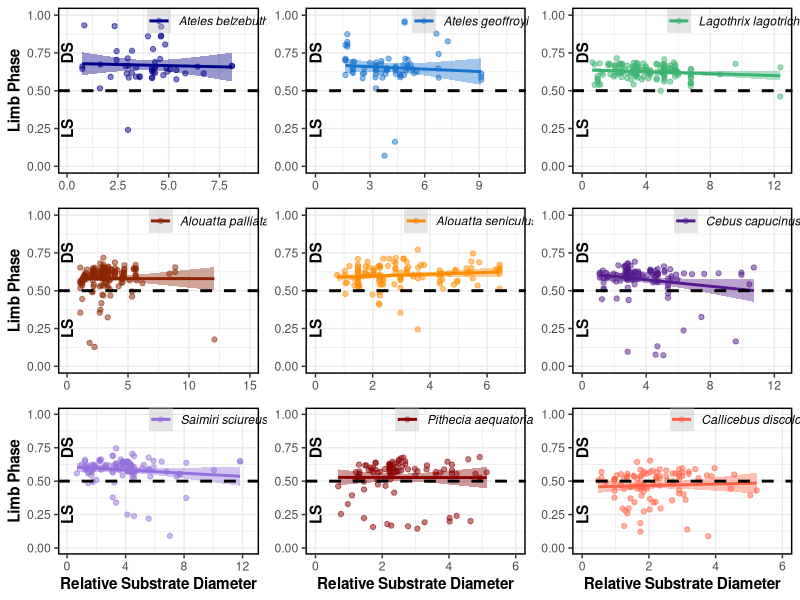
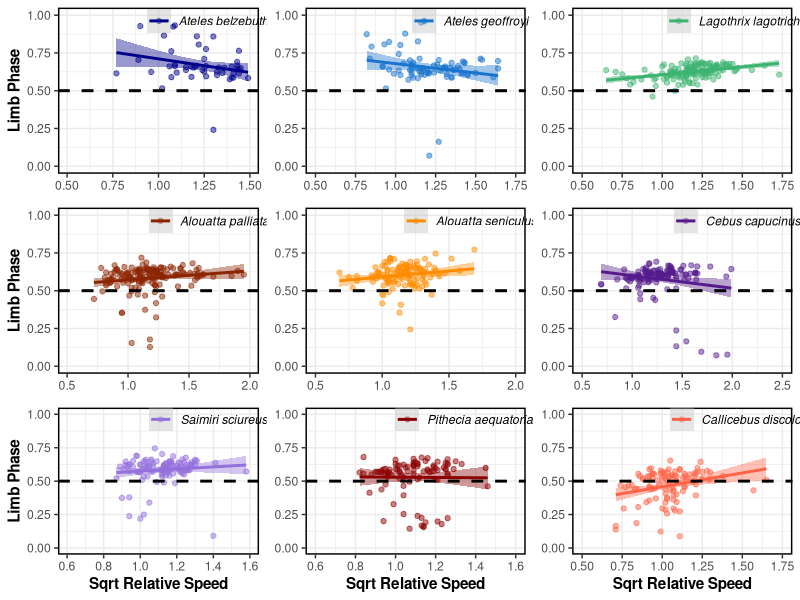
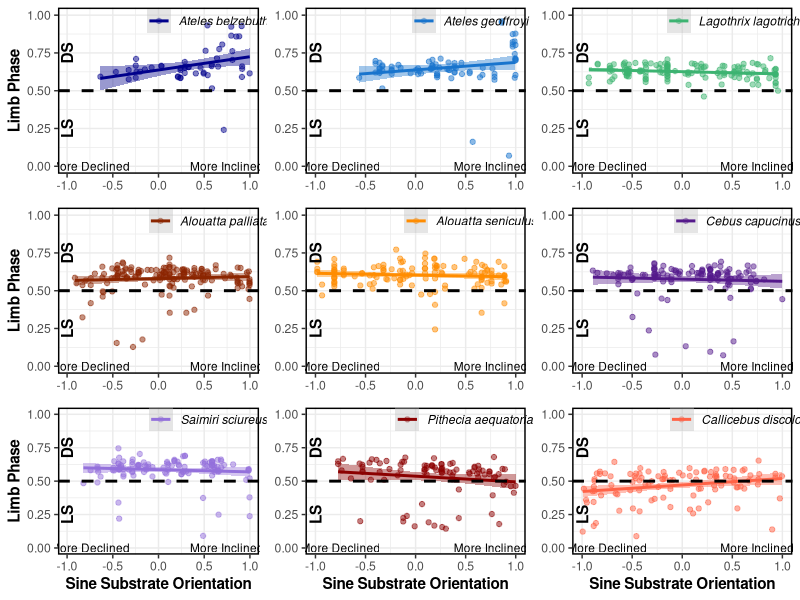
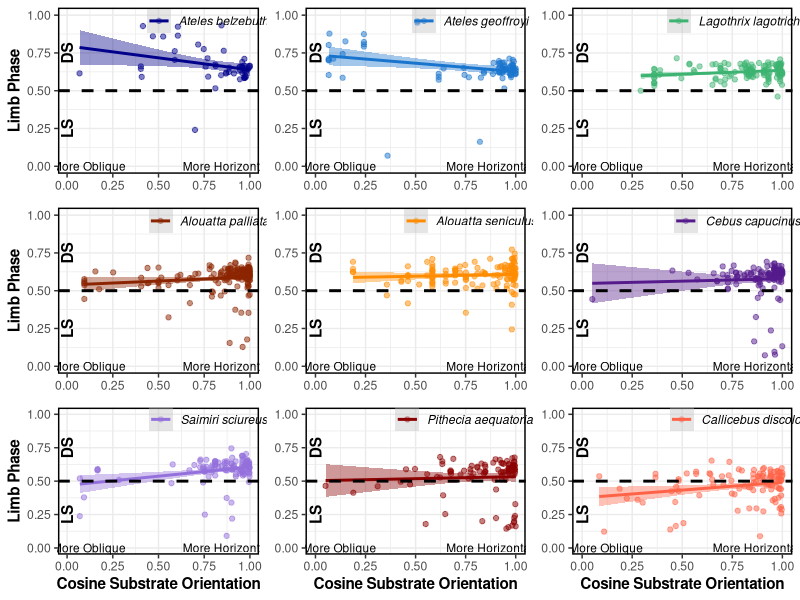

Generate these figures, in order, with R:
library(tidyverse)
library(cowplot)

d<-read_csv("data.csv")
head(d)

#creating plots for relative substrate diameter
p1<-ggplot(subset(d, Species %in% "Alouatta palliata"), 
  aes(x = scaled_Diam, y = MeanLphsMS)) +scale_color_manual(values="orangered4")+
  geom_point(aes(color=Species), alpha=.5)+geom_smooth(method="lm",formula=y~x, aes(color=Species), fill="orangered4")+
  labs(y= "Limb Phase", x = "Relative Substrate Diameter")+ylim(0.00, 1.00)+xlim(0.0,15.0)+
  geom_hline(yintercept=.5, linetype="dashed", size=1)+
  annotate(geom = "text", x = 0, y = .75, label = "DS", color = "black", angle = 90, fontface=2)+
  annotate(geom = "text", x = 0, y = .25, label = "LS", color = "black", angle = 90, fontface=2)+
  theme(axis.title.x=element_blank(),legend.position=c(.75,.92),
  legend.title=element_blank(), legend.background = element_rect(fill=NA),legend.text=element_text(face="italic"))+
  guides(color=guide_legend(override.aes=list(fill="gray")))
p1<-p1+theme(panel.background = element_blank(), panel.border = element_rect(colour = "black", fill=NA, size=1),
             panel.grid=element_line("gray92"), axis.title.y=element_text(face="bold"))

p2<-ggplot(subset(d, Species %in% "Alouatta seniculus"), 
  aes(x = scaled_Diam, y = MeanLphsMS)) +scale_color_manual(values="darkorange")+
  geom_point(aes(color=Species), alpha=.5)+geom_smooth(method="lm",formula=y~x, aes(color=Species), fill="darkorange")+
  labs(y= "Limb Phase", x = "Relative Substrate Diameter")+ylim(0.00, 1.00)+xlim(0.0,7.0)+
  geom_hline(yintercept=.5, linetype="dashed", size=1)+
  annotate(geom = "text", x = 0, y = .75, label = "DS", color = "black", angle = 90, fontface=2)+
  annotate(geom = "text", x = 0, y = .25, label = "LS", color = "black", angle = 90, fontface=2)+
  theme(axis.title.x=element_blank(), axis.title.y=element_blank(),legend.position=c(.75,.92),
  legend.title=element_blank(), legend.background = element_rect(fill=NA),legend.text=element_text(face="italic"))+
  guides(color=guide_legend(override.aes=list(fill="gray")))
p2<-p2+theme(panel.background = element_blank(), panel.border = element_rect(colour = "black", fill=NA, size=1),
             panel.grid=element_line("gray92"))

p3<-ggplot(subset(d, Species %in% "Ateles belzebuth"), 
  aes(x = scaled_Diam, y = MeanLphsMS)) +scale_color_manual(values="darkblue")+
  geom_point(aes(color=Species), alpha=.5)+geom_smooth(method="lm",formula=y~x, aes(color=Species), fill="darkblue")+
  labs(y= "Limb Phase", x = "Relative Substrate Diameter")+ylim(0.00, 1.00)+xlim(0.0,9.0)+
  geom_hline(yintercept=.5, linetype="dashed", size=1)+
  annotate(geom = "text", x = 0, y = .75, label = "DS", color = "black", angle = 90, fontface=2)+
  annotate(geom = "text", x = 0, y = .25, label = "LS", color = "black", angle = 90, fontface=2)+
  theme(axis.title.x=element_blank(),legend.position=c(.75,.92),
  legend.title=element_blank(), legend.background = element_rect(fill=NA),legend.text=element_text(face="italic"))+
  guides(color=guide_legend(override.aes=list(fill="gray")))
p3<-p3+theme(panel.background = element_blank(), panel.border = element_rect(colour = "black", fill=NA, size=1),
             panel.grid=element_line("gray92"), axis.title.y=element_text(face="bold"))

p4<-ggplot(subset(d, Species %in% "Ateles geoffroyi"), 
  aes(x = scaled_Diam, y = MeanLphsMS)) +scale_color_manual(values="dodgerblue3")+
  geom_point(aes(color=Species), alpha=.5)+geom_smooth(method="lm",formula=y~x,aes(color=Species), fill="dodgerblue3")+
  labs(y= "Limb Phase", x = "Relative Substrate Diameter")+ylim(0.00, 1.00)+xlim(0.0,11.0)+
  geom_hline(yintercept=.5, linetype="dashed", size=1)+
  annotate(geom = "text", x = 0, y = .75, label = "DS", color = "black", angle = 90, fontface=2)+
  annotate(geom = "text", x = 0, y = .25, label = "LS", color = "black", angle = 90, fontface=2)+
  theme(axis.title.x=element_blank(), axis.title.y=element_blank(),legend.position=c(.75,.92),
  legend.title=element_blank(), legend.background = element_rect(fill=NA),legend.text=element_text(face="italic"))+
  guides(color=guide_legend(override.aes=list(fill="gray")))
p4<-p4+theme(panel.background = element_blank(), panel.border = element_rect(colour = "black", fill=NA, size=1),
             panel.grid=element_line("gray92"))

p5<-ggplot(subset(d, Species %in% "Callicebus discolor"), 
  aes(x = scaled_Diam, y = MeanLphsMS)) +scale_color_manual(values="tomato")+
  geom_point(aes(color=Species), alpha=.5)+geom_smooth(method="lm",formula=y~x, aes(color=Species), fill="tomato")+
  labs(y= "Limb Phase", x = "Relative Substrate Diameter")+ylim(0.00, 1.00)+xlim(0.0,6.0)+
  geom_hline(yintercept=.5, linetype="dashed", size=1)+
  annotate(geom = "text", x = 0, y = .75, label = "DS", color = "black", angle = 90, fontface=2)+
  annotate(geom = "text", x = 0, y = .25, label = "LS", color = "black", angle = 90, fontface=2)+
  theme(axis.title.y=element_blank(),legend.position=c(.75,.92),
  legend.title=element_blank(), legend.background = element_rect(fill=NA),legend.text=element_text(face="italic"))+
  guides(color=guide_legend(override.aes=list(fill="gray")))
p5<-p5+theme(panel.background = element_blank(), panel.border = element_rect(colour = "black", fill=NA, size=1),
             panel.grid=element_line("gray92"),axis.title.x=element_text(face="bold"))

p6<-ggplot(subset(d, Species %in% "Cebus capucinus"), 
  aes(x = scaled_Diam, y = MeanLphsMS)) +scale_color_manual(values="purple4")+
  geom_point(aes(color=Species), alpha=.5)+geom_smooth(method="lm",formula=y~x, aes(color=Species), fill="purple4")+
  labs(y= "Limb Phase", x = "Relative Substrate Diameter")+ylim(0.00, 1.00)+xlim(0.0,12.5)+
  geom_hline(yintercept=.5, linetype="dashed", size=1)+
  annotate(geom = "text", x = 0, y = .75, label = "DS", color = "black", angle = 90, fontface=2)+
  annotate(geom = "text", x = 0, y = .25, label = "LS", color = "black", angle = 90, fontface=2)+
  theme(axis.title.x=element_blank(), axis.title.y=element_blank(),legend.position=c(.75,.92),
  legend.title=element_blank(), legend.background = element_rect(fill=NA),legend.text=element_text(face="italic"))+
  guides(color=guide_legend(override.aes=list(fill="gray")))
p6<-p6+theme(panel.background = element_blank(), panel.border = element_rect(colour = "black", fill=NA, size=1),
             panel.grid=element_line("gray92"))

p7<-ggplot(subset(d, Species %in% "Lagothrix lagotricha"), 
  aes(x = scaled_Diam, y = MeanLphsMS)) +scale_color_manual(values="mediumseagreen")+
  geom_point(aes(color=Species), alpha=.5)+geom_smooth(method="lm",formula=y~x, aes(color=Species), fill="mediumseagreen")+
  labs(y= "Limb Phase", x = "Relative Substrate Diameter")+ylim(0.00, 1.00)+xlim(0.0,12.5)+
  geom_hline(yintercept=.5, linetype="dashed", size=1)+
  annotate(geom = "text", x = 0, y = .75, label = "DS", color = "black", angle = 90, fontface=2)+
  annotate(geom = "text", x = 0, y = .25, label = "LS", color = "black", angle = 90, fontface=2)+
  theme(axis.title.x=element_blank(), axis.title.y=element_blank(),legend.position=c(.75,.92),
  legend.title=element_blank(), legend.background = element_rect(fill=NA),legend.text=element_text(face="italic"))+
  guides(color=guide_legend(override.aes=list(fill="gray")))
p7<-p7+theme(panel.background = element_blank(), panel.border = element_rect(colour = "black", fill=NA, size=1),
             panel.grid=element_line("gray92"))

p8<-ggplot(subset(d, Species %in% "Pithecia aequatorialis"), 
  aes(x = scaled_Diam, y = MeanLphsMS)) +scale_color_manual(values="darkred")+
  geom_point(aes(color=Species), alpha=.5)+geom_smooth(method="lm",formula=y~x, aes(color=Species), fill="darkred")+
  labs(y= "Limb Phase", x = "Relative Substrate Diameter")+ylim(0.00, 1.00)+xlim(0.0,6.0)+
  geom_hline(yintercept=.5, linetype="dashed", size=1)+
  annotate(geom = "text", x = 0, y = .75, label = "DS", color = "black", angle = 90, fontface=2)+
  annotate(geom = "text", x = 0, y = .25, label = "LS", color = "black", angle = 90, fontface=2)+
  theme(axis.title.y=element_blank(),legend.position=c(.75,.92),legend.title=element_blank(),
  legend.background = element_rect(fill=NA),legend.text=element_text(face="italic"))+
  guides(color=guide_legend(override.aes=list(fill="gray")))
p8<-p8+theme(panel.background = element_blank(), panel.border = element_rect(colour = "black", fill=NA, size=1),
             panel.grid=element_line("gray92"),axis.title.x=element_text(face="bold"))

p9<-ggplot(subset(d, Species %in% "Saimiri sciureus"), 
  aes(x = scaled_Diam, y = MeanLphsMS)) +scale_color_manual(values="mediumpurple")+
  geom_point(aes(color=Species),alpha=.5)+geom_smooth(method="lm",formula=y~x,aes(color=Species), fill="mediumpurple")+
  labs(y= "Limb Phase", x = "Relative Substrate Diameter")+ylim(0.00, 1.00)+xlim(0.0,12.5)+
  geom_hline(yintercept=.5, linetype="dashed", size=1)+
  annotate(geom = "text", x = 0, y = .75, label = "DS", color = "black", angle = 90, fontface=2)+
  annotate(geom = "text", x = 0, y = .25, label = "LS", color = "black", angle = 90, fontface=2)+
  theme(legend.position=c(.75,.92),legend.title=element_blank(),legend.background = element_rect(fill=NA),
  legend.text=element_text(face="italic"))+guides(color=guide_legend(override.aes=list(fill="gray")))
p9<-p9+theme(panel.background = element_blank(), panel.border = element_rect(colour = "black", fill=NA, size=1),
  panel.grid=element_line("gray92"), axis.title.x=element_text(face="bold"), axis.title.y=element_text(face="bold"))

#plotting in the order of the graphs in the paper
plot_grid(p3, p4, p7, p1, p2, p6, p9, p8, p5)


#creating plots for sqrt relative speed
p1<-ggplot(subset(d, Species %in% "Alouatta palliata"), 
           aes(x = sqrt_relSpeed, y = MeanLphsMS)) +scale_color_manual(values="orangered4")+
  geom_point(aes(color=Species), alpha=.5)+geom_smooth(method="lm",formula=y~x, aes(color=Species), fill="orangered4")+
  labs(y= "Limb Phase", x = "Sqrt Relative Speed")+ylim(0.00, 1.00)+xlim(0.5,2.0)+
  geom_hline(yintercept=.5, linetype="dashed", size=1)+
  annotate(geom = "text", x = 0, y = .75, label = "DS", color = "black", angle = 90, fontface=2)+
  annotate(geom = "text", x = 0, y = .25, label = "LS", color = "black", angle = 90, fontface=2)+
  theme(axis.title.x=element_blank(),legend.position=c(.75,.92),
        legend.title=element_blank(), legend.background = element_rect(fill=NA),legend.text=element_text(face="italic"))+
  guides(color=guide_legend(override.aes=list(fill="gray")))
p1<-p1+theme(panel.background = element_blank(), panel.border = element_rect(colour = "black", fill=NA, size=1),
             panel.grid=element_line("gray92"), axis.title.y=element_text(face="bold"))

p2<-ggplot(subset(d, Species %in% "Alouatta seniculus"), 
           aes(x = sqrt_relSpeed, y = MeanLphsMS)) +scale_color_manual(values="darkorange")+
  geom_point(aes(color=Species), alpha=.5)+geom_smooth(method="lm",formula=y~x, aes(color=Species), fill="darkorange")+
  labs(y= "Limb Phase", x = "Sqrt Relative Speed")+ylim(0.00, 1.00)+xlim(0.5,2.0)+
  geom_hline(yintercept=.5, linetype="dashed", size=1)+
  annotate(geom = "text", x = 0, y = .75, label = "DS", color = "black", angle = 90, fontface=2)+
  annotate(geom = "text", x = 0, y = .25, label = "LS", color = "black", angle = 90, fontface=2)+
  theme(axis.title.x=element_blank(), axis.title.y=element_blank(),legend.position=c(.75,.92),
        legend.title=element_blank(), legend.background = element_rect(fill=NA),legend.text=element_text(face="italic"))+
  guides(color=guide_legend(override.aes=list(fill="gray")))
p2<-p2+theme(panel.background = element_blank(), panel.border = element_rect(colour = "black", fill=NA, size=1),
             panel.grid=element_line("gray92"))

p3<-ggplot(subset(d, Species %in% "Ateles belzebuth"), 
           aes(x = sqrt_relSpeed, y = MeanLphsMS)) +scale_color_manual(values="darkblue")+
  geom_point(aes(color=Species), alpha=.5)+geom_smooth(method="lm",formula=y~x, aes(color=Species), fill="darkblue")+
  labs(y= "Limb Phase", x = "Sqrt Relative Speed")+ylim(0.00, 1.00)+xlim(0.5,1.5)+
  geom_hline(yintercept=.5, linetype="dashed", size=1)+
  annotate(geom = "text", x = 0, y = .75, label = "DS", color = "black", angle = 90, fontface=2)+
  annotate(geom = "text", x = 0, y = .25, label = "LS", color = "black", angle = 90, fontface=2)+
  theme(axis.title.x=element_blank(),legend.position=c(.75,.92),
        legend.title=element_blank(), legend.background = element_rect(fill=NA),legend.text=element_text(face="italic"))+
  guides(color=guide_legend(override.aes=list(fill="gray")))
p3<-p3+theme(panel.background = element_blank(), panel.border = element_rect(colour = "black", fill=NA, size=1),
             panel.grid=element_line("gray92"), axis.title.y=element_text(face="bold"))

p4<-ggplot(subset(d, Species %in% "Ateles geoffroyi"), 
           aes(x = sqrt_relSpeed, y = MeanLphsMS)) +scale_color_manual(values="dodgerblue3")+
  geom_point(aes(color=Species), alpha=.5)+geom_smooth(method="lm",formula=y~x,aes(color=Species), fill="dodgerblue3")+
  labs(y= "Limb Phase", x = "Sqrt Relative Speed")+ylim(0.00, 1.00)+xlim(0.5,1.75)+
  geom_hline(yintercept=.5, linetype="dashed", size=1)+
  annotate(geom = "text", x = 0, y = .75, label = "DS", color = "black", angle = 90, fontface=2)+
  annotate(geom = "text", x = 0, y = .25, label = "LS", color = "black", angle = 90, fontface=2)+
  theme(axis.title.x=element_blank(), axis.title.y=element_blank(),legend.position=c(.75,.92),
        legend.title=element_blank(), legend.background = element_rect(fill=NA),legend.text=element_text(face="italic"))+
  guides(color=guide_legend(override.aes=list(fill="gray")))
p4<-p4+theme(panel.background = element_blank(), panel.border = element_rect(colour = "black", fill=NA, size=1),
             panel.grid=element_line("gray92"))

p5<-ggplot(subset(d, Species %in% "Callicebus discolor"), 
           aes(x = sqrt_relSpeed, y = MeanLphsMS)) +scale_color_manual(values="tomato")+
  geom_point(aes(color=Species), alpha=.5)+geom_smooth(method="lm",formula=y~x, aes(color=Species), fill="tomato")+
  labs(y= "Limb Phase", x = "Sqrt Relative Speed")+ylim(0.00, 1.00)+xlim(0.5,1.75)+
  geom_hline(yintercept=.5, linetype="dashed", size=1)+
  annotate(geom = "text", x = 0, y = .75, label = "DS", color = "black", angle = 90, fontface=2)+
  annotate(geom = "text", x = 0, y = .25, label = "LS", color = "black", angle = 90, fontface=2)+
  theme(axis.title.y=element_blank(),legend.position=c(.75,.92),
        legend.title=element_blank(), legend.background = element_rect(fill=NA),legend.text=element_text(face="italic"))+
  guides(color=guide_legend(override.aes=list(fill="gray")))
p5<-p5+theme(panel.background = element_blank(), panel.border = element_rect(colour = "black", fill=NA, size=1),
             panel.grid=element_line("gray92"),axis.title.x=element_text(face="bold"))

p6<-ggplot(subset(d, Species %in% "Cebus capucinus"), 
           aes(x = sqrt_relSpeed, y = MeanLphsMS)) +scale_color_manual(values="purple4")+
  geom_point(aes(color=Species), alpha=.5)+geom_smooth(method="lm",formula=y~x, aes(color=Species), fill="purple4")+
  labs(y= "Limb Phase", x = "Sqrt Relative Speed")+ylim(0.00, 1.00)+xlim(0.5,2.5)+
  geom_hline(yintercept=.5, linetype="dashed", size=1)+
  annotate(geom = "text", x = 0, y = .75, label = "DS", color = "black", angle = 90, fontface=2)+
  annotate(geom = "text", x = 0, y = .25, label = "LS", color = "black", angle = 90, fontface=2)+
  theme(axis.title.x=element_blank(), axis.title.y=element_blank(),legend.position=c(.75,.92),
        legend.title=element_blank(), legend.background = element_rect(fill=NA),legend.text=element_text(face="italic"))+
  guides(color=guide_legend(override.aes=list(fill="gray")))
p6<-p6+theme(panel.background = element_blank(), panel.border = element_rect(colour = "black", fill=NA, size=1),
             panel.grid=element_line("gray92"))

p7<-ggplot(subset(d, Species %in% "Lagothrix lagotricha"), 
           aes(x = sqrt_relSpeed, y = MeanLphsMS)) +scale_color_manual(values="mediumseagreen")+
  geom_point(aes(color=Species), alpha=.5)+geom_smooth(method="lm",formula=y~x, aes(color=Species), fill="mediumseagreen")+
  labs(y= "Limb Phase", x = "Sqrt Relative Speed")+ylim(0.00, 1.00)+xlim(0.5,1.75)+
  geom_hline(yintercept=.5, linetype="dashed", size=1)+
  annotate(geom = "text", x = 0, y = .75, label = "DS", color = "black", angle = 90, fontface=2)+
  annotate(geom = "text", x = 0, y = .25, label = "LS", color = "black", angle = 90, fontface=2)+
  theme(axis.title.x=element_blank(), axis.title.y=element_blank(),legend.position=c(.75,.92),
        legend.title=element_blank(), legend.background = element_rect(fill=NA),legend.text=element_text(face="italic"))+
  guides(color=guide_legend(override.aes=list(fill="gray")))
p7<-p7+theme(panel.background = element_blank(), panel.border = element_rect(colour = "black", fill=NA, size=1),
             panel.grid=element_line("gray92"))

p8<-ggplot(subset(d, Species %in% "Pithecia aequatorialis"), 
           aes(x = sqrt_relSpeed, y = MeanLphsMS)) +scale_color_manual(values="darkred")+
  geom_point(aes(color=Species), alpha=.5)+geom_smooth(method="lm",formula=y~x, aes(color=Species), fill="darkred")+
  labs(y= "Limb Phase", x = "Sqrt Relative Speed")+ylim(0.00, 1.00)+xlim(0.6,1.6)+
  geom_hline(yintercept=.5, linetype="dashed", size=1)+
  annotate(geom = "text", x = 0, y = .75, label = "DS", color = "black", angle = 90, fontface=2)+
  annotate(geom = "text", x = 0, y = .25, label = "LS", color = "black", angle = 90, fontface=2)+
  theme(axis.title.y=element_blank(),legend.position=c(.75,.92),legend.title=element_blank(),
        legend.background = element_rect(fill=NA),legend.text=element_text(face="italic"))+
  guides(color=guide_legend(override.aes=list(fill="gray")))
p8<-p8+theme(panel.background = element_blank(), panel.border = element_rect(colour = "black", fill=NA, size=1),
             panel.grid=element_line("gray92"),axis.title.x=element_text(face="bold"))

p9<-ggplot(subset(d, Species %in% "Saimiri sciureus"), 
           aes(x = sqrt_relSpeed, y = MeanLphsMS)) +scale_color_manual(values="mediumpurple")+
  geom_point(aes(color=Species),alpha=.5)+geom_smooth(method="lm",formula=y~x,aes(color=Species), fill="mediumpurple")+
  labs(y= "Limb Phase", x = "Sqrt Relative Speed")+ylim(0.00, 1.00)+xlim(0.6,1.6)+
  geom_hline(yintercept=.5, linetype="dashed", size=1)+
  annotate(geom = "text", x = 0, y = .75, label = "DS", color = "black", angle = 90, fontface=2)+
  annotate(geom = "text", x = 0, y = .25, label = "LS", color = "black", angle = 90, fontface=2)+
  theme(legend.position=c(.75,.92),legend.title=element_blank(),legend.background = element_rect(fill=NA),
        legend.text=element_text(face="italic"))+guides(color=guide_legend(override.aes=list(fill="gray")))
p9<-p9+theme(panel.background = element_blank(), panel.border = element_rect(colour = "black", fill=NA, size=1),
             panel.grid=element_line("gray92"), axis.title.x=element_text(face="bold"), axis.title.y=element_text(face="bold"))

#plotting in the order of the graphs in the paper
plot_grid(p3, p4, p7, p1, p2, p6, p9, p8, p5)


#creating the plots for sine substrate orientation 
p1<-ggplot(subset(d, Species %in% "Alouatta palliata"), 
           aes(x = sine_Orient, y = MeanLphsMS)) +scale_color_manual(values="orangered4")+
  geom_point(aes(color=Species), alpha=.5)+geom_smooth(method="lm",formula=y~x, aes(color=Species), fill="orangered4")+
  labs(y= "Limb Phase", x = "Sine Substrate Orientation")+ylim(0.00, 1.00)+xlim(-1.0,1.0)+
  geom_hline(yintercept=.5, linetype="dashed", size=1)+
  annotate(geom = "text", x = -1, y = .75, label = "DS", color = "black", angle = 90, fontface=2)+
  annotate(geom = "text", x = -1, y = .25, label = "LS", color = "black", angle = 90, fontface=2)+
  annotate(geom = "text", x = -0.75, y = 0, label = "More Declined", size=3)+
  annotate(geom = "text", x = 0.75, y = 0, label = "More Inclined", size=3)+
  theme(axis.title.x=element_blank(),legend.position=c(.75,.92),
        legend.title=element_blank(), legend.background = element_rect(fill=NA),legend.text=element_text(face="italic"))+
  guides(color=guide_legend(override.aes=list(fill="gray")))
p1<-p1+theme(panel.background = element_blank(), panel.border = element_rect(colour = "black", fill=NA, size=1),
             panel.grid=element_line("gray92"), axis.title.y=element_text(face="bold"))

p2<-ggplot(subset(d, Species %in% "Alouatta seniculus"), 
           aes(x = sine_Orient, y = MeanLphsMS)) +scale_color_manual(values="darkorange")+
  geom_point(aes(color=Species), alpha=.5)+geom_smooth(method="lm",formula=y~x, aes(color=Species), fill="darkorange")+
  labs(y= "Limb Phase", x = "Sine Substrate Orientation")+ylim(0.00, 1.00)+xlim(-1.0,1.0)+
  geom_hline(yintercept=.5, linetype="dashed", size=1)+
  annotate(geom = "text", x = -1, y = .75, label = "DS", color = "black", angle = 90, fontface=2)+
  annotate(geom = "text", x = -1, y = .25, label = "LS", color = "black", angle = 90, fontface=2)+
  annotate(geom = "text", x = -0.75, y = 0, label = "More Declined", size=3)+
  annotate(geom = "text", x = 0.75, y = 0, label = "More Inclined", size=3)+
  theme(axis.title.x=element_blank(), axis.title.y=element_blank(),legend.position=c(.75,.92),
        legend.title=element_blank(), legend.background = element_rect(fill=NA),legend.text=element_text(face="italic"))+
  guides(color=guide_legend(override.aes=list(fill="gray")))
p2<-p2+theme(panel.background = element_blank(), panel.border = element_rect(colour = "black", fill=NA, size=1),
             panel.grid=element_line("gray92"))

p3<-ggplot(subset(d, Species %in% "Ateles belzebuth"), 
           aes(x = sine_Orient, y = MeanLphsMS)) +scale_color_manual(values="darkblue")+
  geom_point(aes(color=Species), alpha=.5)+geom_smooth(method="lm",formula=y~x, aes(color=Species), fill="darkblue")+
  labs(y= "Limb Phase", x = "Sine Substrate Orientation")+ylim(0.00, 1.00)+xlim(-1.0,1.0)+
  geom_hline(yintercept=.5, linetype="dashed", size=1)+
  annotate(geom = "text", x = -1, y = .75, label = "DS", color = "black", angle = 90, fontface=2)+
  annotate(geom = "text", x = -1, y = .25, label = "LS", color = "black", angle = 90, fontface=2)+
  annotate(geom = "text", x = -0.75, y = 0, label = "More Declined", size=3)+
  annotate(geom = "text", x = 0.75, y = 0, label = "More Inclined", size=3)+
  theme(axis.title.x=element_blank(),legend.position=c(.75,.92),
        legend.title=element_blank(), legend.background = element_rect(fill=NA),legend.text=element_text(face="italic"))+
  guides(color=guide_legend(override.aes=list(fill="gray")))
p3<-p3+theme(panel.background = element_blank(), panel.border = element_rect(colour = "black", fill=NA, size=1),
             panel.grid=element_line("gray92"), axis.title.y=element_text(face="bold"))

p4<-ggplot(subset(d, Species %in% "Ateles geoffroyi"), 
           aes(x = sine_Orient, y = MeanLphsMS)) +scale_color_manual(values="dodgerblue3")+
  geom_point(aes(color=Species), alpha=.5)+geom_smooth(method="lm",formula=y~x,aes(color=Species), fill="dodgerblue3")+
  labs(y= "Limb Phase", x = "Sine Substrate Orientation")+ylim(0.00, 1.00)+xlim(-1.0,1.0)+
  geom_hline(yintercept=.5, linetype="dashed", size=1)+
  annotate(geom = "text", x = -1, y = .75, label = "DS", color = "black", angle = 90, fontface=2)+
  annotate(geom = "text", x = -1, y = .25, label = "LS", color = "black", angle = 90, fontface=2)+
  annotate(geom = "text", x = -0.75, y = 0, label = "More Declined", size=3)+
  annotate(geom = "text", x = 0.75, y = 0, label = "More Inclined", size=3)+
  theme(axis.title.x=element_blank(), axis.title.y=element_blank(),legend.position=c(.75,.92),
        legend.title=element_blank(), legend.background = element_rect(fill=NA),legend.text=element_text(face="italic"))+
  guides(color=guide_legend(override.aes=list(fill="gray")))
p4<-p4+theme(panel.background = element_blank(), panel.border = element_rect(colour = "black", fill=NA, size=1),
             panel.grid=element_line("gray92"))

p5<-ggplot(subset(d, Species %in% "Callicebus discolor"), 
           aes(x = sine_Orient, y = MeanLphsMS)) +scale_color_manual(values="tomato")+
  geom_point(aes(color=Species), alpha=.5)+geom_smooth(method="lm",formula=y~x, aes(color=Species), fill="tomato")+
  labs(y= "Limb Phase", x = "Sine Substrate Orientation")+ylim(0.00, 1.00)+xlim(-1.0,1.0)+
  geom_hline(yintercept=.5, linetype="dashed", size=1)+
  annotate(geom = "text", x = -1, y = .75, label = "DS", color = "black", angle = 90, fontface=2)+
  annotate(geom = "text", x = -1, y = .25, label = "LS", color = "black", angle = 90, fontface=2)+
  annotate(geom = "text", x = -0.75, y = 0, label = "More Declined", size=3)+
  annotate(geom = "text", x = 0.75, y = 0, label = "More Inclined", size=3)+
  theme(axis.title.y=element_blank(),legend.position=c(.75,.92),
        legend.title=element_blank(), legend.background = element_rect(fill=NA),legend.text=element_text(face="italic"))+
  guides(color=guide_legend(override.aes=list(fill="gray")))
p5<-p5+theme(panel.background = element_blank(), panel.border = element_rect(colour = "black", fill=NA, size=1),
             panel.grid=element_line("gray92"),axis.title.x=element_text(face="bold"))

p6<-ggplot(subset(d, Species %in% "Cebus capucinus"), 
           aes(x = sine_Orient, y = MeanLphsMS)) +scale_color_manual(values="purple4")+
  geom_point(aes(color=Species), alpha=.5)+geom_smooth(method="lm",formula=y~x, aes(color=Species), fill="purple4")+
  labs(y= "Limb Phase", x = "Sine Substrate Orientation")+ylim(0.00, 1.00)+xlim(-1.0,1.0)+
  geom_hline(yintercept=.5, linetype="dashed", size=1)+
  annotate(geom = "text", x = -1, y = .75, label = "DS", color = "black", angle = 90, fontface=2)+
  annotate(geom = "text", x = -1, y = .25, label = "LS", color = "black", angle = 90, fontface=2)+
  annotate(geom = "text", x = -0.75, y = 0, label = "More Declined", size=3)+
  annotate(geom = "text", x = 0.75, y = 0, label = "More Inclined", size=3)+
  theme(axis.title.x=element_blank(), axis.title.y=element_blank(),legend.position=c(.75,.92),
        legend.title=element_blank(), legend.background = element_rect(fill=NA),legend.text=element_text(face="italic"))+
  guides(color=guide_legend(override.aes=list(fill="gray")))
p6<-p6+theme(panel.background = element_blank(), panel.border = element_rect(colour = "black", fill=NA, size=1),
             panel.grid=element_line("gray92"))

p7<-ggplot(subset(d, Species %in% "Lagothrix lagotricha"), 
           aes(x = sine_Orient, y = MeanLphsMS)) +scale_color_manual(values="mediumseagreen")+
  geom_point(aes(color=Species), alpha=.5)+geom_smooth(method="lm",formula=y~x, aes(color=Species), fill="mediumseagreen")+
  labs(y= "Limb Phase", x = "Sine Substrate Orientation")+ylim(0.00, 1.00)+xlim(-1.0,1.0)+
  geom_hline(yintercept=.5, linetype="dashed", size=1)+
  annotate(geom = "text", x = -1, y = .75, label = "DS", color = "black", angle = 90, fontface=2)+
  annotate(geom = "text", x = -1, y = .25, label = "LS", color = "black", angle = 90, fontface=2)+
  annotate(geom = "text", x = -0.75, y = 0, label = "More Declined", size=3)+
  annotate(geom = "text", x = 0.75, y = 0, label = "More Inclined", size=3)+
  theme(axis.title.x=element_blank(), axis.title.y=element_blank(),legend.position=c(.75,.92),
        legend.title=element_blank(), legend.background = element_rect(fill=NA),legend.text=element_text(face="italic"))+
  guides(color=guide_legend(override.aes=list(fill="gray")))
p7<-p7+theme(panel.background = element_blank(), panel.border = element_rect(colour = "black", fill=NA, size=1),
             panel.grid=element_line("gray92"))

p8<-ggplot(subset(d, Species %in% "Pithecia aequatorialis"), 
           aes(x = sine_Orient, y = MeanLphsMS)) +scale_color_manual(values="darkred")+
  geom_point(aes(color=Species), alpha=.5)+geom_smooth(method="lm",formula=y~x, aes(color=Species), fill="darkred")+
  labs(y= "Limb Phase", x = "Sine Substrate Orientation")+ylim(0.00, 1.00)+xlim(-1.0,1.0)+
  geom_hline(yintercept=.5, linetype="dashed", size=1)+
  annotate(geom = "text", x = -1, y = .75, label = "DS", color = "black", angle = 90, fontface=2)+
  annotate(geom = "text", x = -1, y = .25, label = "LS", color = "black", angle = 90, fontface=2)+
  annotate(geom = "text", x = -0.75, y = 0, label = "More Declined", size=3)+
  annotate(geom = "text", x = 0.75, y = 0, label = "More Inclined", size=3)+
  theme(axis.title.y=element_blank(),legend.position=c(.75,.92),legend.title=element_blank(),
        legend.background = element_rect(fill=NA),legend.text=element_text(face="italic"))+
  guides(color=guide_legend(override.aes=list(fill="gray")))
p8<-p8+theme(panel.background = element_blank(), panel.border = element_rect(colour = "black", fill=NA, size=1),
             panel.grid=element_line("gray92"),axis.title.x=element_text(face="bold"))

p9<-ggplot(subset(d, Species %in% "Saimiri sciureus"), 
           aes(x = sine_Orient, y = MeanLphsMS)) +scale_color_manual(values="mediumpurple")+
  geom_point(aes(color=Species),alpha=.5)+geom_smooth(method="lm",formula=y~x,aes(color=Species), fill="mediumpurple")+
  labs(y= "Limb Phase", x = "Sine Substrate Orientation")+ylim(0.00, 1.00)+xlim(-1.0,1.0)+
  geom_hline(yintercept=.5, linetype="dashed", size=1)+
  annotate(geom = "text", x = -1, y = .75, label = "DS", color = "black", angle = 90, fontface=2)+
  annotate(geom = "text", x = -1, y = .25, label = "LS", color = "black", angle = 90, fontface=2)+
  annotate(geom = "text", x = -0.75, y = 0, label = "More Declined", size=3)+
  annotate(geom = "text", x = 0.75, y = 0, label = "More Inclined", size=3)+
  theme(legend.position=c(.75,.92),legend.title=element_blank(),legend.background = element_rect(fill=NA),
        legend.text=element_text(face="italic"))+guides(color=guide_legend(override.aes=list(fill="gray")))
p9<-p9+theme(panel.background = element_blank(), panel.border = element_rect(colour = "black", fill=NA, size=1),
             panel.grid=element_line("gray92"), axis.title.x=element_text(face="bold"), axis.title.y=element_text(face="bold"))

#plotting in the order of the graphs in the paper
plot_grid(p3, p4, p7, p1, p2, p6, p9, p8, p5)


#creating the plots for cosine substrate orientation
p1<-ggplot(subset(d, Species %in% "Alouatta palliata"), 
           aes(x = cos_Orient, y = MeanLphsMS)) +scale_color_manual(values="orangered4")+
  geom_point(aes(color=Species), alpha=.5)+geom_smooth(method="lm",formula=y~x, aes(color=Species), fill="orangered4")+
  labs(y= "Limb Phase", x = "Cosine Substrate Orientation")+ylim(0.00, 1.00)+xlim(0,1.0)+
  geom_hline(yintercept=.5, linetype="dashed", size=1)+
  annotate(geom = "text", x = 0, y = .75, label = "DS", color = "black", angle = 90, fontface=2)+
  annotate(geom = "text", x = 0, y = .25, label = "LS", color = "black", angle = 90, fontface=2)+
  annotate(geom = "text", x = 0.12, y = 0, label = "More Oblique", size=3)+
  annotate(geom = "text", x = 0.87, y = 0, label = "More Horizontal", size=3)+
  theme(axis.title.x=element_blank(),legend.position=c(.75,.92),
        legend.title=element_blank(), legend.background = element_rect(fill=NA),legend.text=element_text(face="italic"))+
  guides(color=guide_legend(override.aes=list(fill="gray")))
p1<-p1+theme(panel.background = element_blank(), panel.border = element_rect(colour = "black", fill=NA, size=1),
             panel.grid=element_line("gray92"), axis.title.y=element_text(face="bold"))

p2<-ggplot(subset(d, Species %in% "Alouatta seniculus"), 
           aes(x = cos_Orient, y = MeanLphsMS)) +scale_color_manual(values="darkorange")+
  geom_point(aes(color=Species), alpha=.5)+geom_smooth(method="lm",formula=y~x, aes(color=Species), fill="darkorange")+
  labs(y= "Limb Phase", x = "Cosine Substrate Orientation")+ylim(0.00, 1.00)+xlim(0,1.0)+
  geom_hline(yintercept=.5, linetype="dashed", size=1)+
  annotate(geom = "text", x = 0, y = .75, label = "DS", color = "black", angle = 90, fontface=2)+
  annotate(geom = "text", x = 0, y = .25, label = "LS", color = "black", angle = 90, fontface=2)+
  annotate(geom = "text", x = 0.12, y = 0, label = "More Oblique", size=3)+
  annotate(geom = "text", x = 0.87, y = 0, label = "More Horizontal", size=3)+
  theme(axis.title.x=element_blank(), axis.title.y=element_blank(),legend.position=c(.75,.92),
        legend.title=element_blank(), legend.background = element_rect(fill=NA),legend.text=element_text(face="italic"))+
  guides(color=guide_legend(override.aes=list(fill="gray")))
p2<-p2+theme(panel.background = element_blank(), panel.border = element_rect(colour = "black", fill=NA, size=1),
             panel.grid=element_line("gray92"))

p3<-ggplot(subset(d, Species %in% "Ateles belzebuth"), 
           aes(x = cos_Orient, y = MeanLphsMS)) +scale_color_manual(values="darkblue")+
  geom_point(aes(color=Species), alpha=.5)+geom_smooth(method="lm",formula=y~x, aes(color=Species), fill="darkblue")+
  labs(y= "Limb Phase", x = "Cosine Substrate Orientation")+ylim(0.00, 1.00)+xlim(0,1.0)+
  geom_hline(yintercept=.5, linetype="dashed", size=1)+
  annotate(geom = "text", x = 0, y = .75, label = "DS", color = "black", angle = 90, fontface=2)+
  annotate(geom = "text", x = 0, y = .25, label = "LS", color = "black", angle = 90, fontface=2)+
  annotate(geom = "text", x = 0.12, y = 0, label = "More Oblique", size=3)+
  annotate(geom = "text", x = 0.87, y = 0, label = "More Horizontal", size=3)+
  theme(axis.title.x=element_blank(),legend.position=c(.75,.92),
        legend.title=element_blank(), legend.background = element_rect(fill=NA),legend.text=element_text(face="italic"))+
  guides(color=guide_legend(override.aes=list(fill="gray")))
p3<-p3+theme(panel.background = element_blank(), panel.border = element_rect(colour = "black", fill=NA, size=1),
             panel.grid=element_line("gray92"), axis.title.y=element_text(face="bold"))

p4<-ggplot(subset(d, Species %in% "Ateles geoffroyi"), 
           aes(x = cos_Orient, y = MeanLphsMS)) +scale_color_manual(values="dodgerblue3")+
  geom_point(aes(color=Species), alpha=.5)+geom_smooth(method="lm",formula=y~x,aes(color=Species), fill="dodgerblue3")+
  labs(y= "Limb Phase", x = "Cosine Substrate Orientation")+ylim(0.00, 1.00)+xlim(0,1.0)+
  geom_hline(yintercept=.5, linetype="dashed", size=1)+
  annotate(geom = "text", x = 0, y = .75, label = "DS", color = "black", angle = 90, fontface=2)+
  annotate(geom = "text", x = 0, y = .25, label = "LS", color = "black", angle = 90, fontface=2)+
  annotate(geom = "text", x = 0.12, y = 0, label = "More Oblique", size=3)+
  annotate(geom = "text", x = 0.87, y = 0, label = "More Horizontal", size=3)+
  theme(axis.title.x=element_blank(), axis.title.y=element_blank(),legend.position=c(.75,.92),
        legend.title=element_blank(), legend.background = element_rect(fill=NA),legend.text=element_text(face="italic"))+
  guides(color=guide_legend(override.aes=list(fill="gray")))
p4<-p4+theme(panel.background = element_blank(), panel.border = element_rect(colour = "black", fill=NA, size=1),
             panel.grid=element_line("gray92"))

p5<-ggplot(subset(d, Species %in% "Callicebus discolor"), 
           aes(x = cos_Orient, y = MeanLphsMS)) +scale_color_manual(values="tomato")+
  geom_point(aes(color=Species), alpha=.5)+geom_smooth(method="lm",formula=y~x, aes(color=Species), fill="tomato")+
  labs(y= "Limb Phase", x = "Cosine Substrate Orientation")+ylim(0.00, 1.00)+xlim(0,1.0)+
  geom_hline(yintercept=.5, linetype="dashed", size=1)+
  annotate(geom = "text", x = 0, y = .75, label = "DS", color = "black", angle = 90, fontface=2)+
  annotate(geom = "text", x = 0, y = .25, label = "LS", color = "black", angle = 90, fontface=2)+
  annotate(geom = "text", x = 0.12, y = 0, label = "More Oblique", size=3)+
  annotate(geom = "text", x = 0.87, y = 0, label = "More Horizontal", size=3)+
  theme(axis.title.y=element_blank(),legend.position=c(.75,.92),
        legend.title=element_blank(), legend.background = element_rect(fill=NA),legend.text=element_text(face="italic"))+
  guides(color=guide_legend(override.aes=list(fill="gray")))
p5<-p5+theme(panel.background = element_blank(), panel.border = element_rect(colour = "black", fill=NA, size=1),
             panel.grid=element_line("gray92"),axis.title.x=element_text(face="bold"))

p6<-ggplot(subset(d, Species %in% "Cebus capucinus"), 
           aes(x = cos_Orient, y = MeanLphsMS)) +scale_color_manual(values="purple4")+
  geom_point(aes(color=Species), alpha=.5)+geom_smooth(method="lm",formula=y~x, aes(color=Species), fill="purple4")+
  labs(y= "Limb Phase", x = "Cosine Substrate Orientation")+ylim(0.00, 1.00)+xlim(0,1.0)+
  geom_hline(yintercept=.5, linetype="dashed", size=1)+
  annotate(geom = "text", x = 0, y = .75, label = "DS", color = "black", angle = 90, fontface=2)+
  annotate(geom = "text", x = 0, y = .25, label = "LS", color = "black", angle = 90, fontface=2)+
  annotate(geom = "text", x = 0.12, y = 0, label = "More Oblique", size=3)+
  annotate(geom = "text", x = 0.87, y = 0, label = "More Horizontal", size=3)+
  theme(axis.title.x=element_blank(), axis.title.y=element_blank(),legend.position=c(.75,.92),
        legend.title=element_blank(), legend.background = element_rect(fill=NA),legend.text=element_text(face="italic"))+
  guides(color=guide_legend(override.aes=list(fill="gray")))
p6<-p6+theme(panel.background = element_blank(), panel.border = element_rect(colour = "black", fill=NA, size=1),
             panel.grid=element_line("gray92"))

p7<-ggplot(subset(d, Species %in% "Lagothrix lagotricha"), 
           aes(x = cos_Orient, y = MeanLphsMS)) +scale_color_manual(values="mediumseagreen")+
  geom_point(aes(color=Species), alpha=.5)+geom_smooth(method="lm",formula=y~x, aes(color=Species), fill="mediumseagreen")+
  labs(y= "Limb Phase", x = "Cosine Substrate Orientation")+ylim(0.00, 1.00)+xlim(0,1.0)+
  geom_hline(yintercept=.5, linetype="dashed", size=1)+
  annotate(geom = "text", x = 0, y = .75, label = "DS", color = "black", angle = 90, fontface=2)+
  annotate(geom = "text", x = 0, y = .25, label = "LS", color = "black", angle = 90, fontface=2)+
  annotate(geom = "text", x = 0.12, y = 0, label = "More Oblique", size=3)+
  annotate(geom = "text", x = 0.87, y = 0, label = "More Horizontal", size=3)+
  theme(axis.title.x=element_blank(), axis.title.y=element_blank(),legend.position=c(.75,.92),
        legend.title=element_blank(), legend.background = element_rect(fill=NA),legend.text=element_text(face="italic"))+
  guides(color=guide_legend(override.aes=list(fill="gray")))
p7<-p7+theme(panel.background = element_blank(), panel.border = element_rect(colour = "black", fill=NA, size=1),
             panel.grid=element_line("gray92"))

p8<-ggplot(subset(d, Species %in% "Pithecia aequatorialis"), 
           aes(x = cos_Orient, y = MeanLphsMS)) +scale_color_manual(values="darkred")+
  geom_point(aes(color=Species), alpha=.5)+geom_smooth(method="lm",formula=y~x, aes(color=Species), fill="darkred")+
  labs(y= "Limb Phase", x = "Cosine Substrate Orientation")+ylim(0.00, 1.00)+xlim(0,1.0)+
  geom_hline(yintercept=.5, linetype="dashed", size=1)+
  annotate(geom = "text", x = 0, y = .75, label = "DS", color = "black", angle = 90, fontface=2)+
  annotate(geom = "text", x = 0, y = .25, label = "LS", color = "black", angle = 90, fontface=2)+
  annotate(geom = "text", x = 0.12, y = 0, label = "More Oblique", size=3)+
  annotate(geom = "text", x = 0.87, y = 0, label = "More Horizontal", size=3)+
  theme(axis.title.y=element_blank(),legend.position=c(.75,.92),legend.title=element_blank(),
        legend.background = element_rect(fill=NA),legend.text=element_text(face="italic"))+
  guides(color=guide_legend(override.aes=list(fill="gray")))
p8<-p8+theme(panel.background = element_blank(), panel.border = element_rect(colour = "black", fill=NA, size=1),
             panel.grid=element_line("gray92"),axis.title.x=element_text(face="bold"))

p9<-ggplot(subset(d, Species %in% "Saimiri sciureus"), 
           aes(x = cos_Orient, y = MeanLphsMS)) +scale_color_manual(values="mediumpurple")+
  geom_point(aes(color=Species),alpha=.5)+geom_smooth(method="lm",formula=y~x,aes(color=Species), fill="mediumpurple")+
  labs(y= "Limb Phase", x = "Cosine Substrate Orientation")+ylim(0.00, 1.00)+xlim(0,1.0)+
  geom_hline(yintercept=.5, linetype="dashed", size=1)+
  annotate(geom = "text", x = 0, y = .75, label = "DS", color = "black", angle = 90, fontface=2)+
  annotate(geom = "text", x = 0, y = .25, label = "LS", color = "black", angle = 90, fontface=2)+
  annotate(geom = "text", x = 0.12, y = 0, label = "More Oblique", size=3)+
  annotate(geom = "text", x = 0.87, y = 0, label = "More Horizontal", size=3)+
  theme(legend.position=c(.75,.92),legend.title=element_blank(),legend.background = element_rect(fill=NA),
        legend.text=element_text(face="italic"))+guides(color=guide_legend(override.aes=list(fill="gray")))
p9<-p9+theme(panel.background = element_blank(), panel.border = element_rect(colour = "black", fill=NA, size=1),
             panel.grid=element_line("gray92"), axis.title.x=element_text(face="bold"), axis.title.y=element_text(face="bold"))

#plotting in the order of the graphs in the paper
plot_grid(p3, p4, p7, p1, p2, p6, p9, p8, p5)
